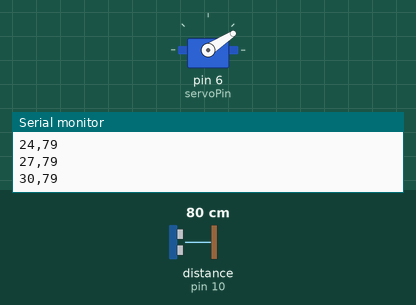
A sketch run on a simulated Arduino Uno, built with avr-gcc and run on an emulated ATmega328P. Parts: servo, the last lines printed to the serial monitor. Wiring (inferred from the names in the program): ultrasonic range finder: trigger pin 9; echo pin 10. The inputs (shaded band) are chosen by the test bench; at power-on: distance to the obstacle (sensor on pin 10) 80 cm. The echo pulse lasts 58.3 µs per cm.

Above: at 1.2 s.
1.3 s: distance to the obstacle (sensor on pin 10) set to 2 cm
At 1.61 s:
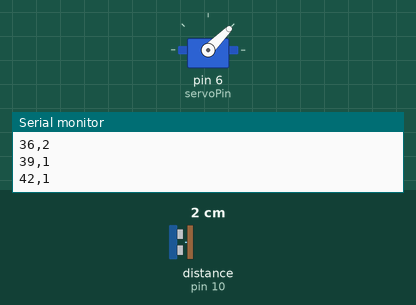
4.3 s: distance to the obstacle (sensor on pin 10) set to 299 cm
At 6.54 s:
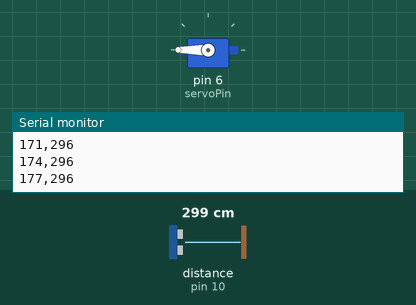
7.3 s: distance to the obstacle (sensor on pin 10) set to 4 cm
At 7.5 s:
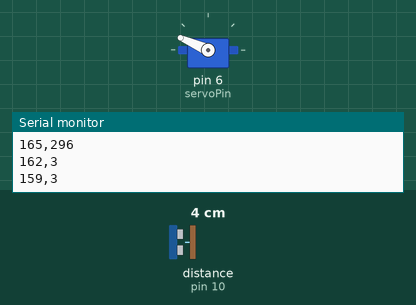
Timing chart, 0 to 19.3 s (numbered marks = the images above; inputs shaded):
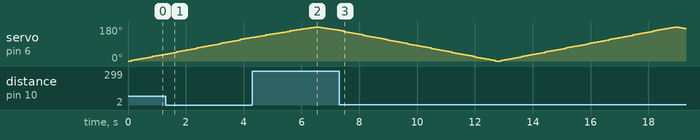

The sketch:

sketch_jul10a.ino
```cpp
//THIS IS THE CODE FOR arduinoIDE.

#include <Servo.h>

const int trigPin = 9;
const int echoPin = 10;
const int servoPin = 6;

Servo servo;
long duration;
int distance;

void setup() {
  Serial.begin(9600);
  pinMode(trigPin, OUTPUT);
  pinMode(echoPin, INPUT);
  servo.attach(servoPin);
}

void loop() {
  for (int angle = 0; angle <= 180; angle += 3) {
    servo.write(angle);
    delay(100);
    distance = getDistance();
    Serial.print(angle);
    Serial.print(",");
    Serial.println(distance);
  }

  for (int angle = 180; angle >= 0; angle -= 3) {
    servo.write(angle);
    delay(100);
    distance = getDistance();
    Serial.print(angle);
    Serial.print(",");
    Serial.println(distance);
  }
}

int getDistance() {
  digitalWrite(trigPin, LOW);
  delayMicroseconds(2);
  digitalWrite(trigPin, HIGH);
  delayMicroseconds(10);
  digitalWrite(trigPin, LOW);

  duration = pulseIn(echoPin, HIGH);
  return duration * 0.034 / 2; // convert to cm
}
```
